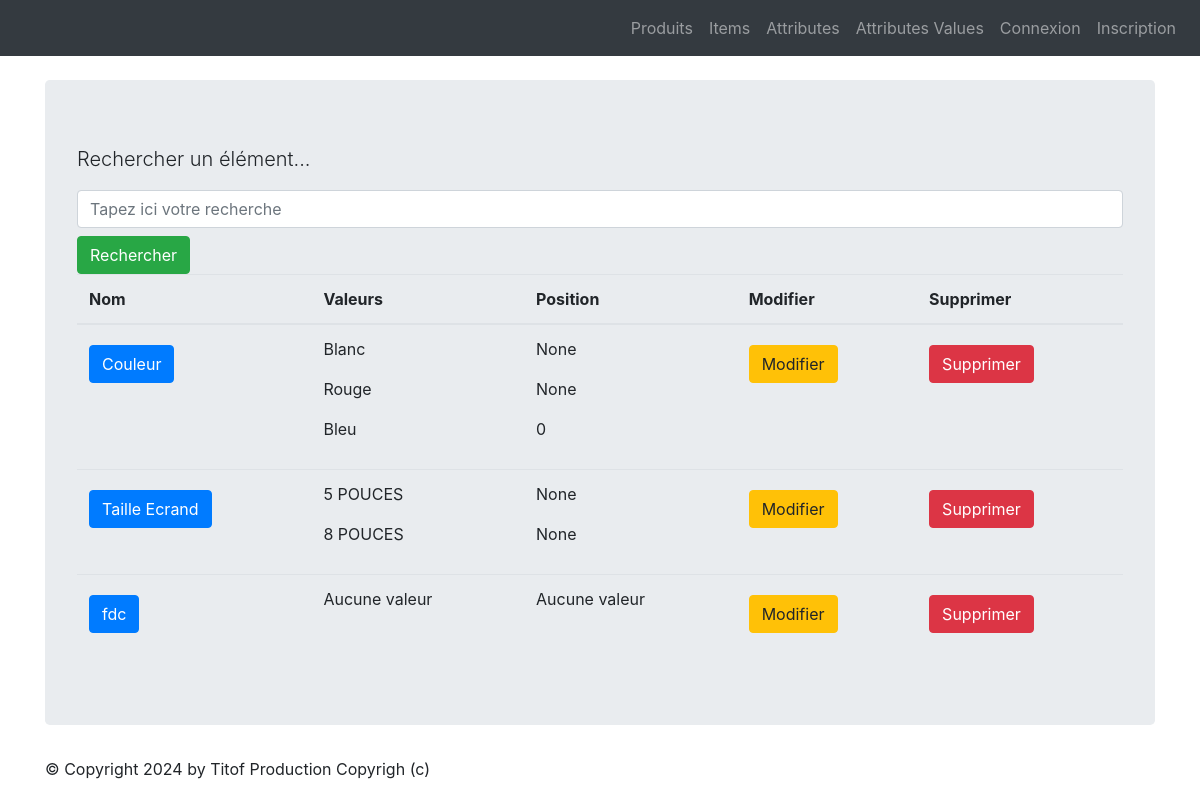
Before: /monapp/attributes/list with the older database file.
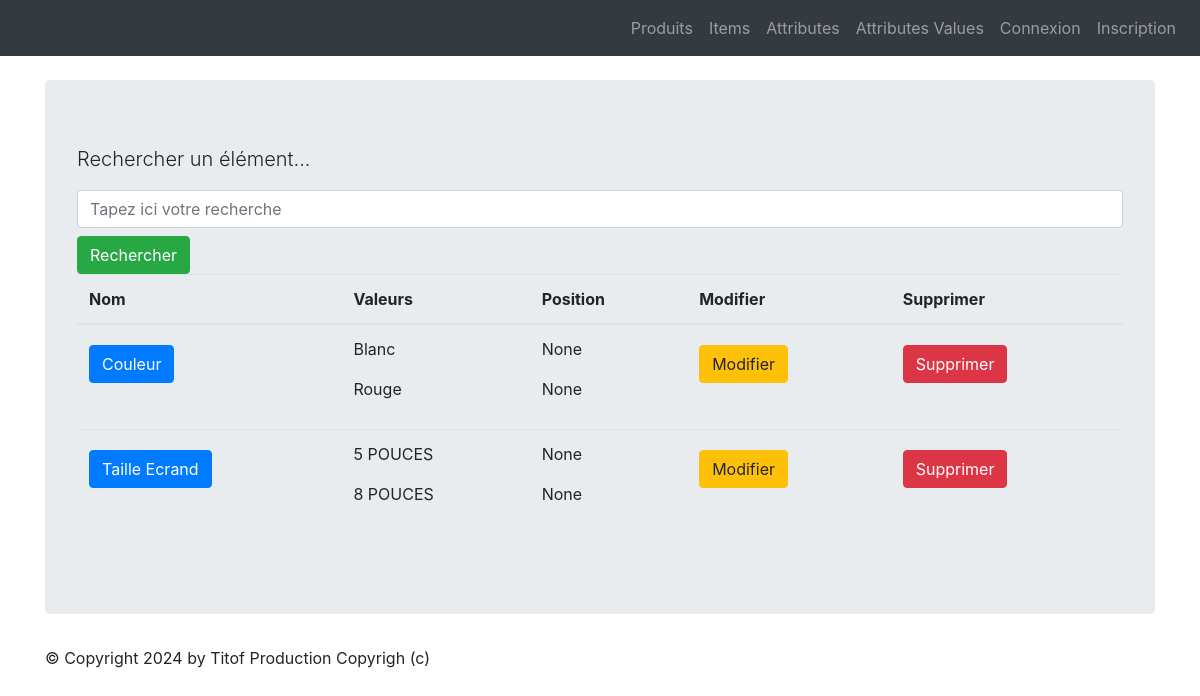
After: the same page with the newer database file.
### monapp/models.py (models this page shows, shortened)
class ProductAttribute(models.Model):
    class Meta:
        verbose_name = "Attribut"
    name =  models.CharField(max_length=100)

class ProductAttributeValue(models.Model):
    class Meta:
        verbose_name = "Valeur attribut"
        ordering = ['position']
    value              = models.CharField(max_length=100)
    product_attribute  = models.ForeignKey('ProductAttribute', verbose_name="Unité", on_delete=models.CASCADE)
    position           = models.PositiveSmallIntegerField("Position", null=True, blank=True)

### monapp/views.py (the view)
# urls.py: path("attributes/list",views.ProductAttributeListView.as_view(), name="attributes-list"),
class ProductAttributeListView(ListView):
    model = ProductAttribute
    template_name = "monapp/list_attributes.html"
    context_object_name = "productattributes"
    def get_queryset(self):
        query = self.request.GET.get('search')
        if query:
            return ProductAttribute.objects.filter(name__icontains=query)
        return ProductAttribute.objects.all()
    def get_context_data(self, **kwargs):
        context = super(ProductAttributeListView, self).get_context_data(**kwargs)
        context['titremenu'] = "Liste des attributs"
        return context

### monapp/templates/monapp/list_attributes.html (shortened to what this page needs)
{% extends 'monapp/base.html' %}
{% block contenu %}
<p class="lead mb-3 ml-0">Rechercher un élément...</p>
<form method="GET" action="">
    <input class="form-control" type="text" name="search" placeholder="Tapez ici votre recherche"
    value="{{ request.GET.search }}">
    <button type="submit" class="btn btn-success mt-2">Rechercher</button>
</form>
<table class="table">
<thead>
<th>Nom</th>
<th>Valeurs</th>
<th>Position</th>
<th>Modifier</th>
<th>Supprimer</th>
</thead>
<tbody>
{% for attribute in productattributes %}
<tr>
<td><a href="{% url 'attribute-detail' attribute.id %}" class="btn btn-primary mt-2">{{ attribute.name}}</a></td>
<td>
    {% for value in attribute.productattributevalue_set.all %}
    <p>{{ value.value }}</p>
    {% empty %}
    <p>Aucune valeur</p>
    {% endfor %}
</td>
<td>
    {% for value in attribute.productattributevalue_set.all %}
    <p>{{ value.position }}</p>
    {% empty %}
    <p>Aucune valeur</p>
    {% endfor %}
</td>
<td><a href="{% url 'attribute-update' attribute.id %}" class="btn btn-warning mt-2">Modifier</a></td>
<td><a href="{% url 'attribute-delete' attribute.id %}" class="btn btn-danger mt-2">Supprimer</a></td>
</tr>
{% endfor %}
</tbody>
</table>
{% endblock %}

Changed rows visible on the page:
removed ProductAttributeValue: value "Bleu", position "0", shown under ProductAttribute "Couleur"
removed ProductAttribute: name "fdc"
